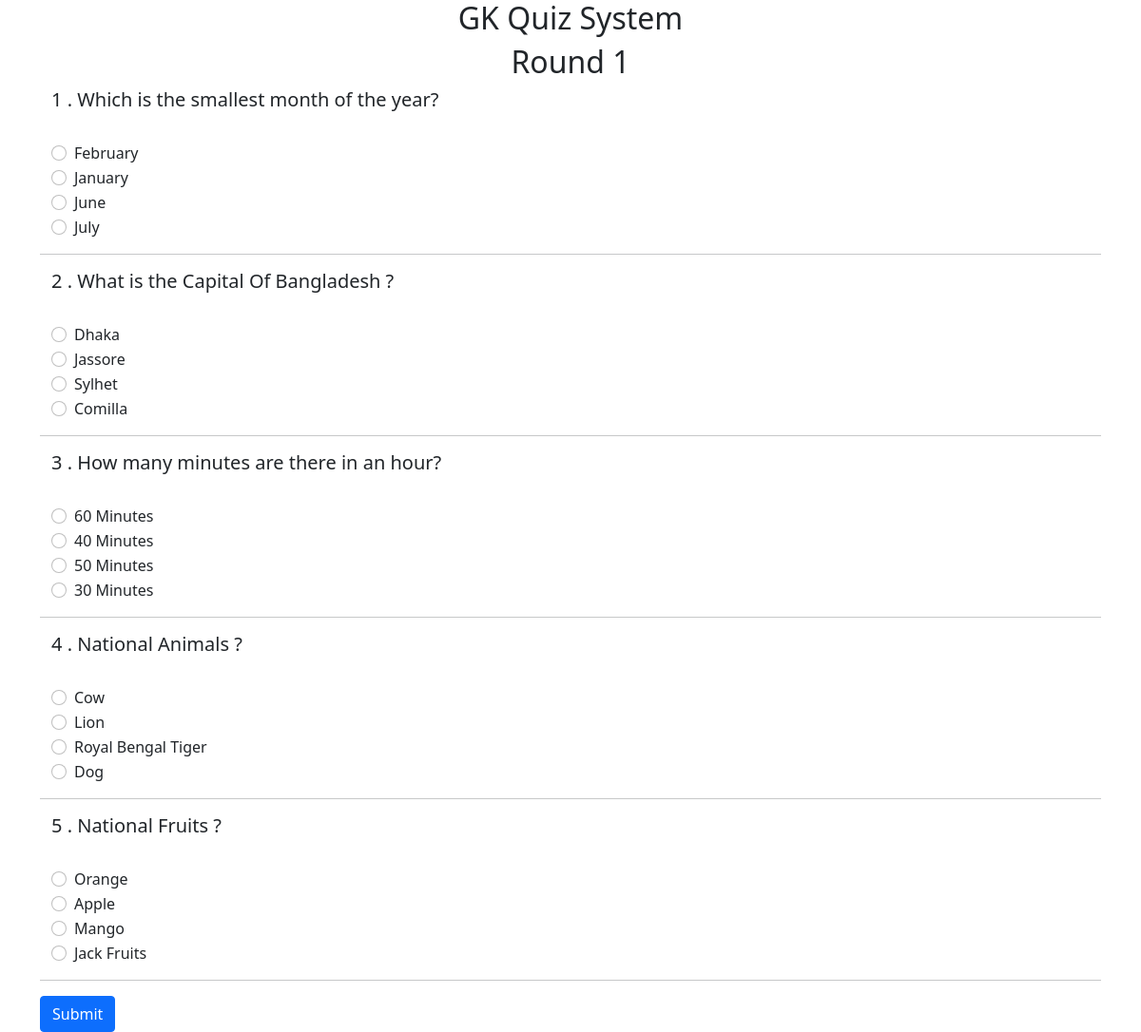
The page /round1.php (signed in) on the database its author committed.
### tables this page shows
CREATE TABLE `quiz` (
  `id` int(11) NOT NULL,
  `question` varchar(1000) NOT NULL,
  `round` int(100) NOT NULL,
  `mark` int(100) NOT NULL,
  `option1` varchar(100) NOT NULL,
  `option2` varchar(100) NOT NULL,
  `option3` varchar(100) NOT NULL,
  `option4` varchar(100) NOT NULL,
  `answere` varchar(100) NOT NULL,
  `addedAt` date NOT NULL DEFAULT current_timestamp()
);

### round1.php (the view, shortened to what this page needs)
<?php
include "session.php";
?>
<!doctype html>
<html lang="en">
  <head>
    <link rel="stylesheet" type="text/css" href="https://common.olemiss.edu/_js/sweet-alert/sweet-alert.css">
    <link href="https://cdn.jsdelivr.net/npm/bootstrap@5.1.3/dist/css/bootstrap.min.css" rel="stylesheet">
    <link href="css/style.css" rel="stylesheet">
  </head>
  <body>
    <div class="container">
        <h2 class="text-center mt-10"> GK Quiz System </h2>
        <h2 class="text-center mb-10"> Round 1 </h2>
        <form method="POST">
        <?php
												$sql = "SELECT * FROM quiz where round ='1' ORDER BY id DESC";
												$result = $conn->query($sql);
                                                $i =0;
												if ($result->num_rows > 0) {
  												while($row = $result->fetch_assoc()) {
                                                      $i++;
													  $Question = $row['question'];
                                                      $Option1 = $row['option1'];
                                                      $Option2 = $row['option2'];
                                                      $Option3 = $row['option3'];
                                                      $Option4 = $row['option4'];
													echo "<div class='container'>
                                                            <h5>$i . $Question</h5><br/>
                                                            <div class='form-check'>
                                                                <input class='form-check-input' type='radio' name='ans$i' value='$Option1'>
                                                                <label class='form-check-label' for='opt1for$i'>
                                                                    $Option1
                                                                </label>
                                                            </div>
                                                            <div class='form-check'>
                                                                <input class='form-check-input' type='radio' name='ans$i' value='$Option2'>
                                                                <label class='form-check-label' for='opt2for$i'>
                                                                    $Option2
                                                                </label>
                                                            </div>
                                                            <div class='form-check'>
                                                                <input class='form-check-input' type='radio' name='ans$i' value='$Option3'>
                                                                <label class='form-check-label' for='opt3for$i'>
                                                                    $Option3
                                                                </label>
                                                            </div>
                                                            <div class='form-check'>
                                                                <input class='form-check-input' type='radio' name='ans$i' value='$Option4'>
                                                                <label class='form-check-label' for='opt4for$i'>
                                                                    $Option4
                                                                </label>
                                                            </div>
                                                          </div>
                                                          <hr>
                                                            ";
												  }
												}
												?>
                                                <button type="submit" class="btn btn-primary"> Submit </button>
                                                </form>
    </div>
  </body>
</html>

### css/style.css (style rules this page uses)
html, body { justify-content: center; }

### rows shown on the page
quiz: question "Which is the smallest month of the year?", option1 "February", option2 "January", option3 "June", option4 "July"
quiz: question "What is the Capital Of Bangladesh ?", option1 "Dhaka", option2 "Jassore", option3 "Sylhet", option4 "Comilla"
quiz: question "How many minutes are there in an hour?", option1 "60 Minutes", option2 "40 Minutes", option3 "50 Minutes", option4 "30 Minutes"
quiz: question "National Animals ?", option1 "Cow", option2 "Lion", option3 "Royal Bengal Tiger", option4 "Dog"
quiz: question "National Fruits ?", option1 "Orange", option2 "Apple", option3 "Mango", option4 "Jack Fruits"
